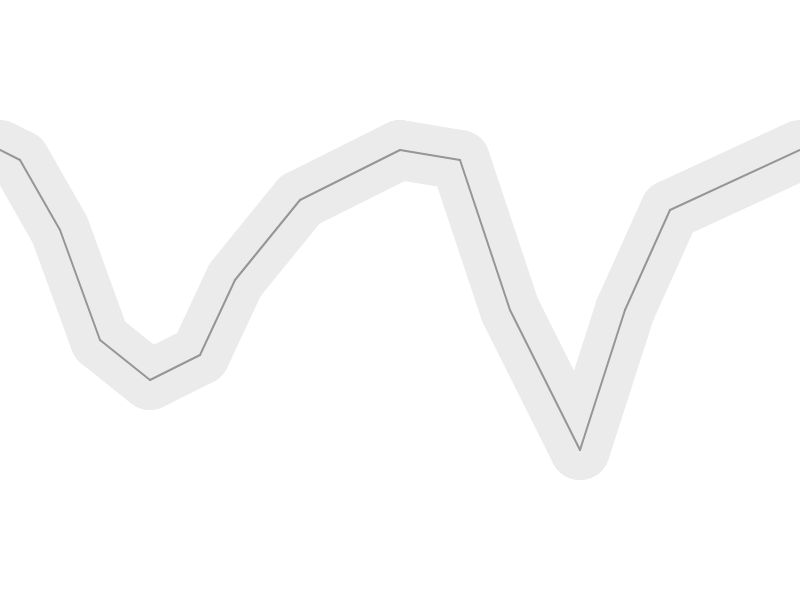
Frame 1 (no input)
Frame 60 (no input): identical to frame 1, image omitted
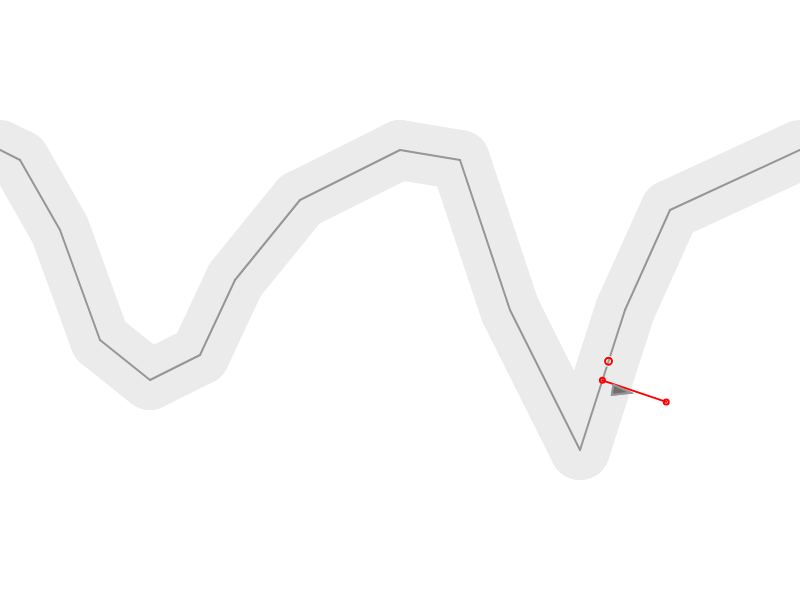
Frame 120 (the mouse pressed at the canvas centre since frame 60)

The p5.js sketch that drew these frames (run headless with seeded random() and noise() and a simulated clock; from frame 60 on, the mouse is pressed at the canvas centre):

// p5.js sketch
// ── sketch.js
let vehicles = [];
let path;
let debug = true;

function setup() {
    createCanvas(800, 600);

    path = new Path();
    var pathNodes = [
        { x: 0, y: 150 },
        { x: 20, y: 160 },
        { x: 60, y: 230 },
        { x: 100, y: 340 },
        { x: 150, y: 380 },
        { x: 200, y: 355 },
        { x: 235, y: 280 },
        { x: 300, y: 200 },
        { x: 400, y: 150 },
        { x: 460, y: 160 },
        { x: 510, y: 310 },
        { x: 580, y: 450 },
        { x: 625, y: 310 },
        { x: 670, y: 210 },
        { x: 800, y: 150 },
    ];

    var singlePathNodes = [
        { x: 0, y: height / 3 },
        { x: width, y: height * 2 / 3 }
    ];

    pathNodes.forEach(function (node) {
        path.addNode(node);
    });
}

function draw() {
    background(255);
    path.display();
    vehicles.forEach(function (vehicle) {
        vehicle.follow(path);
        vehicle.run();
        vehicle.display();
    });
}

function mousePressed() {
    if (0 < mouseX && mouseX < width && 0 < mouseY && mouseY < height)
        vehicles.push(new Vehicle(mouseX, mouseY));
}

function keyPressed() {
    if (key === "r") vehicles = [];
    if (key === "d") debug = !debug;
    return false;
}
// ── path.js
class Path {
    constructor() {
        this.nodes = [];
        this.radius = 30;
    }

    addNode(node) {
        this.nodes.push(createVector(node.x, node.y));
    }

    getNodes() {
        return this.nodes;
    }

    isOnPath(distance) {
        return distance <= this.radius;
    }

    display() {
        strokeWeight(this.radius * 2);
        stroke(235);
        for (let i = 0; i < this.nodes.length - 1; i++)
            line(this.nodes[i].x, this.nodes[i].y, this.nodes[i + 1].x, this.nodes[i + 1].y);

        strokeWeight(2);
        stroke(150);
        for (let i = 0; i < this.nodes.length - 1; i++)
            line(this.nodes[i].x, this.nodes[i].y, this.nodes[i + 1].x, this.nodes[i + 1].y);
    }
}
// ── vehicle.js
class Vehicle {
    constructor(x, y) {
        this.maxSpeed = random(3,7);
        this.maxForce = random(0.3,0.5);

        this.position = createVector(x, y);
        this.velocity = createVector(1, 0);
        this.acceleration = createVector(0, 0);
    }

    run() {
        this.update();
        this.wrapBorder();
        this.display();
    }

    update() {
        this.velocity.add(this.acceleration);
        this.position.add(this.velocity);
        this.acceleration.mult(0);
    }

    applyForce(force) {
        this.acceleration.add(force);
    }

    follow(path) {
        // Predict position 50 (arbitrary) frames ahead
        let predict = this.velocity.copy().normalize().mult(50);
        let predictedPosition = p5.Vector.add(this.position, predict);

        // Find closest normal to the path
        let normal = null;
        let target = null;
        let closest = 999999;
        let segmentEndTarget = null;
        const pathNodes = path.getNodes();

        for (let i = 0; i < pathNodes.length - 1; i++) {
            let segmentStart = pathNodes[i].copy();
            let segmentEnd = pathNodes[i + 1].copy();

            let dir = p5.Vector.sub(segmentEnd, segmentStart).normalize();

            let normalPoint = this.getNormal(predictedPosition, segmentStart, segmentEnd);
            if (normalPoint.x < segmentStart.x || normalPoint.x > segmentEnd.x)
                normalPoint = segmentEnd.copy();

            const normalDist = p5.Vector.dist(normalPoint, predictedPosition);
            if (normalDist < closest) {
                closest = normalDist;
                segmentEndTarget = segmentEnd.copy();
                normal = p5.Vector.add(normalPoint.copy(), dir);
            }
        }

        const isClosestOnPath = path.isOnPath(closest);

        if (!isClosestOnPath) {
            //determine target on path (even different segment), 20 frames in the future
            if (p5.Vector.dist(segmentEndTarget, normal) > 0){
                const dirSegment = p5.Vector.sub(segmentEndTarget, normal).normalize().mult(20);
                target = p5.Vector.add(normal, dirSegment);
            }
            this.seek(target);
        }

        if (debug) {
            push();
            noFill();
            stroke(255);
            if (target)
                ellipse(target.x, target.y, 9,9);
            stroke(isClosestOnPath ? 0 : 255, 0, 0);
            ellipse(predictedPosition.x, predictedPosition.y, 5, 5);
            line(normal.x, normal.y, predictedPosition.x, predictedPosition.y);
            ellipse(normal.x, normal.y, 5, 5);
            if (target)
                ellipse(target.x, target.y, 7, 7);
            pop();
        }
    }

    getNormal(p, start, end) {
        let start_end = p5.Vector.sub(end, start).normalize();
        let start_p = p5.Vector.sub(p, start);

        let projection = p5.Vector.mult(start_end, start_p.dot(start_end));
        let normalPoint = p5.Vector.add(start, projection);
        return normalPoint;
    }

    seek(target) {
        var desired = p5.Vector.sub(target, this.position).setMag(this.maxSpeed);
        var steer = p5.Vector.sub(desired, this.velocity).limit(this.maxForce);

        this.applyForce(steer);
    }

    wrapBorder() {
        if (this.position.x < 5) this.position.x = width - 5;
        if (this.position.x > (width - 5)) this.position.x = 5;
        if (this.position.y < 5) this.position.y = height - 5;
        if (this.position.y > (height - 5)) this.position.y = 5;
    }

    display() {
        fill(110);
        push();
        translate(this.position.x, this.position.y);
        rotate(this.velocity.heading());
        triangle(10, 0, -8, 5, -8, -5);
        pop();
    }
}
